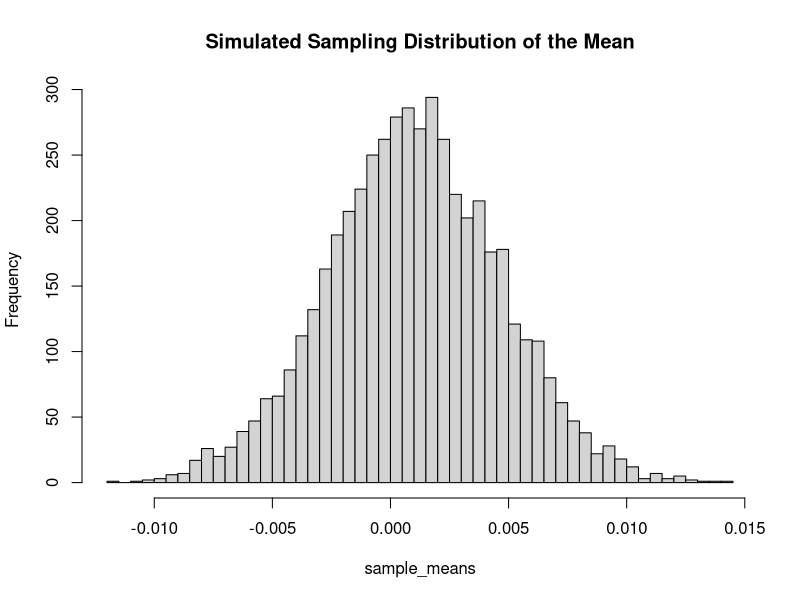
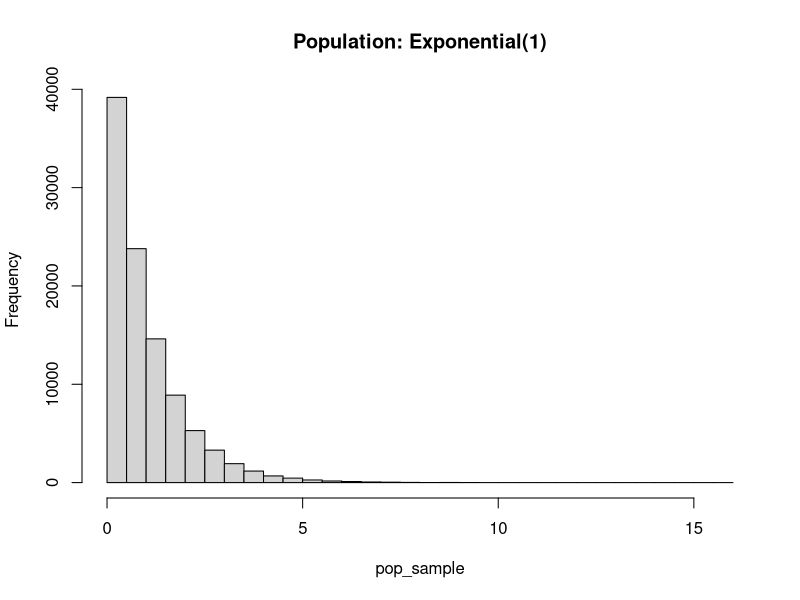
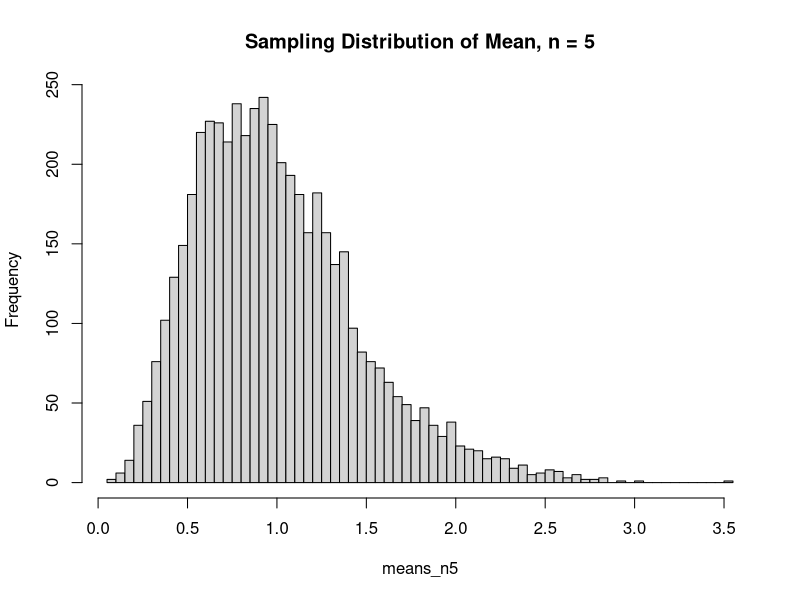
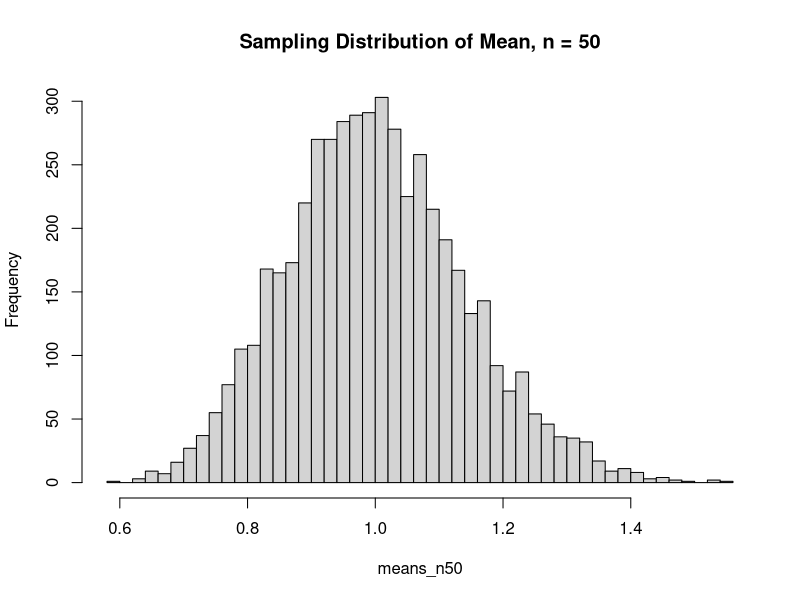
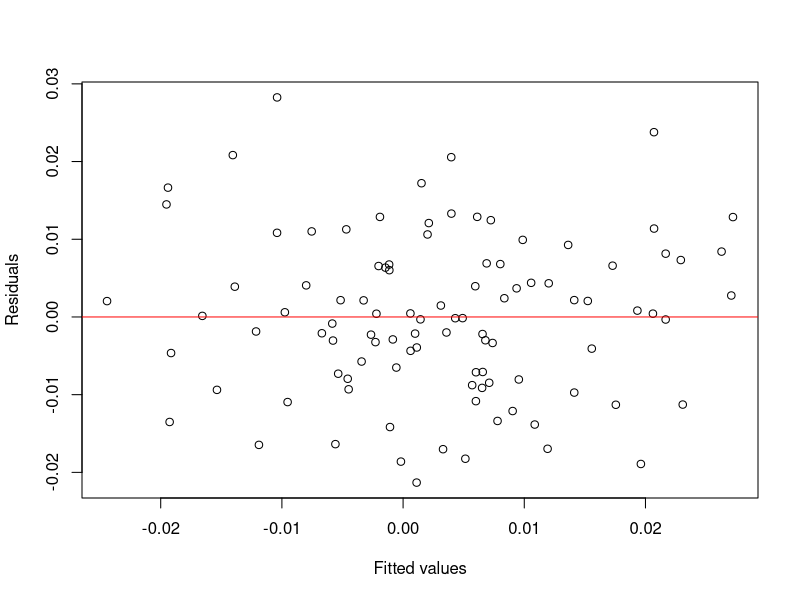

These figures' R source, in order:
## ---- chunk 1
set.seed(1)
rnorm(3)
## ---- chunk 2
set.seed(1)
rnorm(3)  # identical -- same seed, same sequence
## ---- chunk 3
set.seed(2)
rnorm(3)  # different seed, different sequence
## ---- chunk 4
set.seed(10)
rnorm(3, mean = 5, sd = 2)
runif(3, min = 0, max = 10)
rexp(3, rate = 2)
## ---- chunk 5
set.seed(11)
one_sample <- rnorm(30, mean = 0.001, sd = 0.02)
mean(one_sample)
## ---- chunk 6
# A second, independent sample from the SAME distribution
another_sample <- rnorm(30, mean = 0.001, sd = 0.02)
mean(another_sample)
## ---- chunk 7
# Exact answer, using the known CDF of the normal distribution
exact <- pnorm(-0.03, mean = 0.001, sd = 0.02)
exact
## ---- chunk 8
# Monte Carlo approximation of the same quantity
set.seed(42)
draws <- rnorm(100000, mean = 0.001, sd = 0.02)
monte_carlo_estimate <- mean(draws < -0.03)
monte_carlo_estimate
## ---- chunk 9
n_mc <- length(draws)
p_hat <- monte_carlo_estimate
mc_se <- sqrt(p_hat * (1 - p_hat) / n_mc)
mc_se
## ---- chunk 10
sim_sizes <- c(10, 100, 1000, 10000, 100000)
set.seed(21)
estimates <- sapply(sim_sizes, function(n) {
  mean(rnorm(n, mean = 0.001, sd = 0.02) < -0.03)
})
data.frame(n = sim_sizes, estimate = estimates, exact = exact)
## ---- chunk 11
set.seed(30)
n_sims <- 5000
n_per_sample <- 30
sample_means <- sapply(1:n_sims, function(i) {
  mean(rnorm(n_per_sample, mean = 0.001, sd = 0.02))
})
hist(sample_means, breaks = 50, main = "Simulated Sampling Distribution of the Mean")
## ---- chunk 12
mean(sample_means)   # should be close to 0.001
sd(sample_means)      # should be close to 0.02 / sqrt(30)
0.02 / sqrt(30)        # theoretical standard error
## ---- chunk 13
set.seed(31)
pop_sample <- rexp(100000, rate = 1)  # population is strongly right-skewed
hist(pop_sample, breaks = 50, main = "Population: Exponential(1)")
## ---- chunk 14
means_n5 <- sapply(1:5000, function(i) mean(rexp(5, rate = 1)))
hist(means_n5, breaks = 50, main = "Sampling Distribution of Mean, n = 5")
## ---- chunk 15
means_n50 <- sapply(1:5000, function(i) mean(rexp(50, rate = 1)))
hist(means_n50, breaks = 50, main = "Sampling Distribution of Mean, n = 50")
## ---- chunk 16
sd(means_n5)
sd(means_n50)
## ---- chunk 17
# Theoretical standard error ratio: sqrt(5/50)
sqrt(5 / 50)
sd(means_n50) / sd(means_n5)
## ---- chunk 18
true_mean_return <- 0.001
true_sd_return <- 0.02

one_ci <- function(n = 30) {
  x <- rnorm(n, mean = true_mean_return, sd = true_sd_return)
  se <- sd(x) / sqrt(n)
  m <- mean(x)
  c(lower = m - 1.96 * se, upper = m + 1.96 * se)
}
## ---- chunk 19
set.seed(40)
intervals <- sapply(1:2000, function(i) one_ci())
coverage <- mean(intervals["lower", ] <= true_mean_return & true_mean_return <= intervals["upper", ])
coverage
## ---- chunk 20
set.seed(50)
# Under the TRUE NULL (mean = 0): estimate the Type I error rate
type1_rate <- mean(sapply(1:2000, function(i) {
  x <- rnorm(30, mean = 0, sd = 0.02)
  t.test(x, mu = 0)$p.value < 0.05
}))
type1_rate  # should be close to 0.05
## ---- chunk 21
set.seed(51)
# Under a TRUE ALTERNATIVE (mean = 0.005): estimate power at n = 30
power_n30 <- mean(sapply(1:2000, function(i) {
  x <- rnorm(30, mean = 0.005, sd = 0.02)
  t.test(x, mu = 0)$p.value < 0.05
}))
power_n30
## ---- chunk 22
set.seed(52)
# Same effect size, larger sample: power at n = 200
power_n200 <- mean(sapply(1:2000, function(i) {
  x <- rnorm(200, mean = 0.005, sd = 0.02)
  t.test(x, mu = 0)$p.value < 0.05
}))
power_n200
## ---- chunk 23
set.seed(60)
market_return <- rnorm(100, mean = 0.0005, sd = 0.01)
stock_return <- 0.0002 + 1.2 * market_return + rnorm(100, sd = 0.01)
df_demo <- data.frame(market_return, stock_return)

model <- lm(stock_return ~ market_return, data = df_demo)
summary(model)
## ---- chunk 24
coef(model)
## ---- chunk 25
confint(model)  # 95% confidence intervals for the coefficients
## ---- chunk 26
fitted_vals <- fitted(model)
resids <- resid(model)
plot(fitted_vals, resids, xlab = "Fitted values", ylab = "Residuals")
abline(h = 0, col = "red")
## ---- chunk 27
new_market_return <- data.frame(market_return = c(-0.01, 0, 0.01))
predict(model, newdata = new_market_return)
## ---- chunk 28
set.seed(61)
slopes <- sapply(1:1000, function(i) {
  mr <- rnorm(100, mean = 0.0005, sd = 0.01)
  sr <- 0.0002 + 1.2 * mr + rnorm(100, sd = 0.01)
  coef(lm(sr ~ mr))[["mr"]]
})
sd(slopes)                        # simulation-based estimate of the slope's SE
summary(model)$coefficients["market_return", "Std. Error"]  # formula-based SE from ONE fit
## ---- chunk 29
set.seed(70)
one_ci_t <- function(n = 30) {
  x <- true_mean_return + true_sd_return * rt(n, df = 3)
  se <- sd(x) / sqrt(n)
  m <- mean(x)
  c(lower = m - 1.96 * se, upper = m + 1.96 * se)
}

intervals_t <- sapply(1:2000, function(i) one_ci_t())
coverage_t <- mean(intervals_t["lower", ] <= true_mean_return & true_mean_return <= intervals_t["upper", ])
coverage_t
